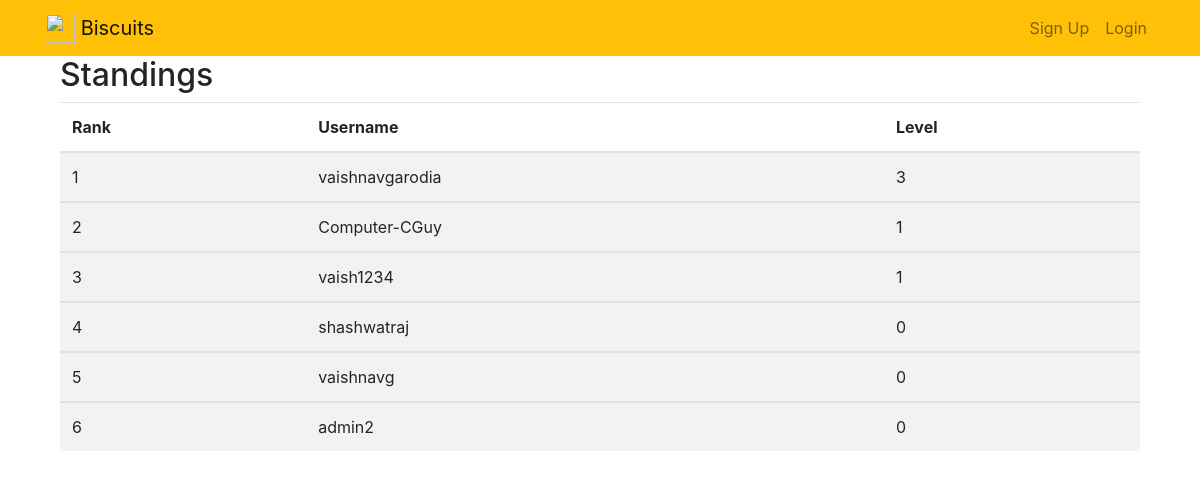
The page /leaderboard/ on the database as committed earlier.
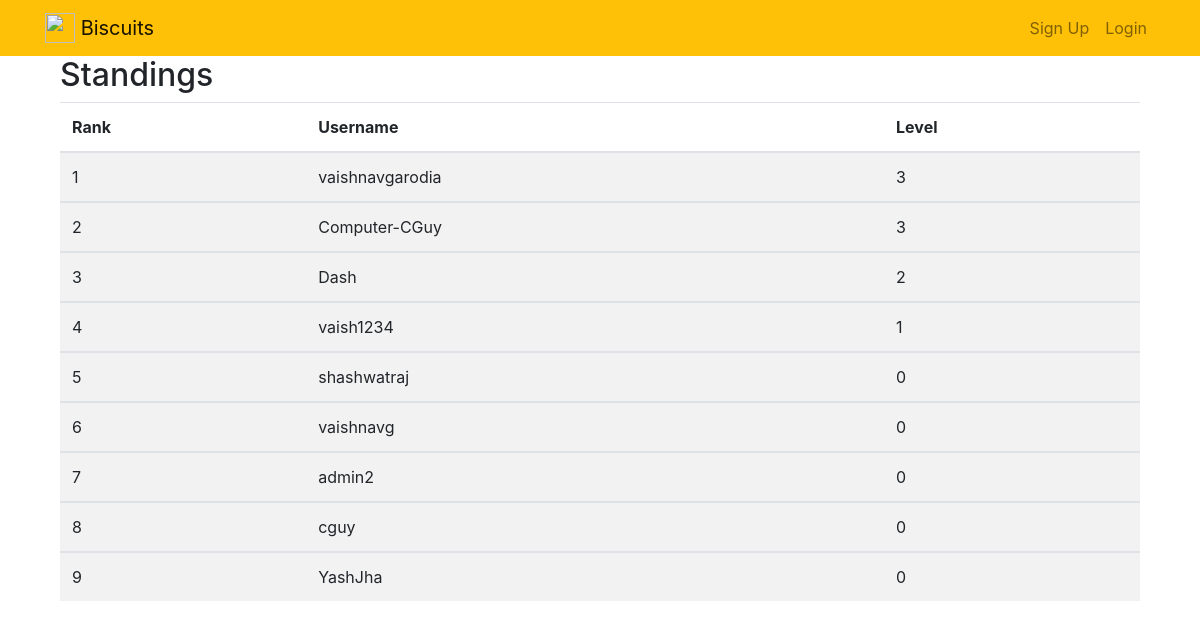
The same page on the database as committed later.
### biscuitsrk/models.py (models this page shows, shortened)
class Profile(models.Model):
    user = models.OneToOneField(User, on_delete=models.CASCADE)
    currentlevel = models.IntegerField(default=0)
    discord  = models.CharField(max_length=255, null=True)
    institute = models.CharField(max_length=255, null=True)
    currentleveltime= models.DateTimeField(default=timezone.now)
    is_banned = models.BooleanField(default = False)
    mostrecentanswer = models.TextField(null=True)
    lastanswertime = models.DateTimeField(default=timezone.now)
    checked = models.BooleanField(default=False)
    result = models.BooleanField(default=True)
    response = models.TextField(null=True, blank=True)
    answered = models.BooleanField(default=False)

### biscuitsrk/views.py (the view)
# urls.py: path('leaderboard/', views.leaderboard, name='leaderboard'),
def leaderboard(request):
	queryset = Profile.objects.order_by('-currentlevel','currentleveltime')
	context = {
		'queryset' : queryset,
	}
	return render(request, 'biscuitsrk/leaderboard.html', context)

### biscuitsrk/templates/biscuitsrk/leaderboard.html (shortened to what this page needs)
{% extends "biscuitsrk/base.html" %}
{% block content %}
<div class="col-md-12">
  <h2>Standings</h2>
  <table class="table table-striped">
    <thead>
      <tr>
        <th>Rank</th>
        <th>Username</th>
        <th>Level</th>
      </tr>
    </thead>
{% for User in queryset %}
    <tbody>
      <tr>
        <td>{{forloop.counter}}</td>
        <td data-toggle="tooltip" title="{{User.user.username}}"><span>{{User.user.username}}</span></td>
        <td>{{User.currentlevel}}</td>
      </tr>
  </tbody>
{%endfor%}
  </table>
</div>
{% endblock %}

Rows that differ between the two databases and show on the page:
changed Profile "Computer-CGuy": currentlevel "1" → "3"
added Profile: user.username "Dash", currentlevel "2"
added Profile: user.username "cguy", currentlevel "0"
added Profile: user.username "YashJha", currentlevel "0"
